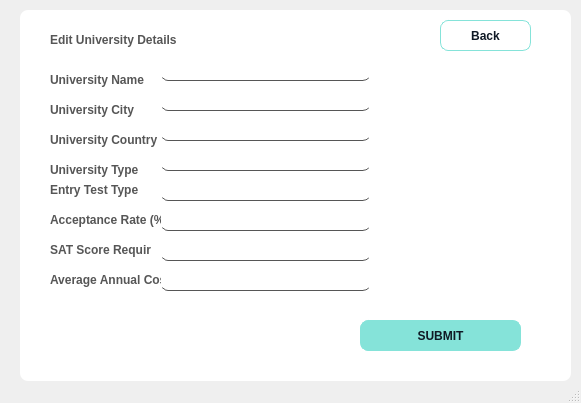
<?xml version="1.0" encoding="UTF-8"?>
<ui version="4.0">
 <class>MainWindow</class>
 <widget class="QMainWindow" name="MainWindow">
  <property name="geometry">
   <rect>
    <x>0</x>
    <y>0</y>
    <width>581</width>
    <height>403</height>
   </rect>
  </property>
  <property name="windowTitle">
   <string>Edit University Details</string>
  </property>
  <property name="styleSheet">
   <string notr="true">QMainWindow {
	
	border-image: url(GUI_Elements/bg image.png);
}
QLabel {
  color: #464d55;
  font-weight: 600;
}
QLabel#heading {
  color: #0f1925;
  font-size: 18px;
  margin-bottom: 10px;
}

QLabel#subheading {
  color: #0f1925;
  font-size: 12px;
  font-weight: normal;
  margin-bottom: 10px;
}
QLineEdit {
  background: transparent;
  color: rgb(86, 86, 86);
  border-bottom: 1px solid rgb(86, 86, 86);
}

QPushButton {
  background-color: #85E3D9;
  color: #0f1925;
  font-weight: 600;
  border-radius: 8px;
  border: 1px solid #85E3D9;
  padding: 5px 15px;
  margin-top: 10px;
  outline: 0px;
}
QPushButton:hover,
QPushButton:focus {
  background-color: #85E3D9;
  border: 3px solid #85E3D9;
}
</string>
  </property>
  <widget class="QWidget" name="centralwidget">
   <widget class="QFrame" name="frame">
    <property name="geometry">
     <rect>
      <x>20</x>
      <y>10</y>
      <width>551</width>
      <height>371</height>
     </rect>
    </property>
    <property name="styleSheet">
     <string notr="true">background-color: rgb(255, 255, 255);
border-radius: 8px;</string>
    </property>
    <property name="frameShape">
     <enum>QFrame::StyledPanel</enum>
    </property>
    <property name="frameShadow">
     <enum>QFrame::Raised</enum>
    </property>
    <widget class="QLabel" name="label_3">
     <property name="geometry">
      <rect>
       <x>30</x>
       <y>20</y>
       <width>261</width>
       <height>20</height>
      </rect>
     </property>
     <property name="styleSheet">
      <string notr="true">font: 75 16pt &quot;MS Shell Dlg 2&quot;;

color: rgb(86, 86, 86);</string>
     </property>
     <property name="text">
      <string>Edit University Details</string>
     </property>
    </widget>
    <widget class="QLineEdit" name="UniName">
     <property name="enabled">
      <bool>true</bool>
     </property>
     <property name="geometry">
      <rect>
       <x>140</x>
       <y>50</y>
       <width>211</width>
       <height>21</height>
      </rect>
     </property>
     <property name="styleSheet">
      <string notr="true">background:transparent;</string>
     </property>
     <property name="text">
      <string/>
     </property>
     <property name="placeholderText">
      <string/>
     </property>
    </widget>
    <widget class="QLabel" name="label_4">
     <property name="geometry">
      <rect>
       <x>30</x>
       <y>60</y>
       <width>101</width>
       <height>20</height>
      </rect>
     </property>
     <property name="styleSheet">
      <string notr="true">font: 75 8pt &quot;MS Shell Dlg 2&quot;;
color: rgb(86, 86, 86);</string>
     </property>
     <property name="text">
      <string>University Name</string>
     </property>
    </widget>
    <widget class="QLabel" name="label_5">
     <property name="geometry">
      <rect>
       <x>30</x>
       <y>90</y>
       <width>101</width>
       <height>20</height>
      </rect>
     </property>
     <property name="styleSheet">
      <string notr="true">font: 75 8pt &quot;MS Shell Dlg 2&quot;;
color: rgb(86, 86, 86);</string>
     </property>
     <property name="text">
      <string>University City</string>
     </property>
    </widget>
    <widget class="QLineEdit" name="UniCity">
     <property name="enabled">
      <bool>true</bool>
     </property>
     <property name="geometry">
      <rect>
       <x>140</x>
       <y>80</y>
       <width>211</width>
       <height>21</height>
      </rect>
     </property>
     <property name="styleSheet">
      <string notr="true">background:transparent;</string>
     </property>
     <property name="text">
      <string/>
     </property>
     <property name="placeholderText">
      <string/>
     </property>
    </widget>
    <widget class="QLabel" name="label_6">
     <property name="geometry">
      <rect>
       <x>30</x>
       <y>120</y>
       <width>111</width>
       <height>20</height>
      </rect>
     </property>
     <property name="styleSheet">
      <string notr="true">font: 75 8pt &quot;MS Shell Dlg 2&quot;;
color: rgb(86, 86, 86);</string>
     </property>
     <property name="text">
      <string>University Country</string>
     </property>
    </widget>
    <widget class="QLabel" name="label_7">
     <property name="geometry">
      <rect>
       <x>30</x>
       <y>150</y>
       <width>121</width>
       <height>20</height>
      </rect>
     </property>
     <property name="styleSheet">
      <string notr="true">font: 75 8pt &quot;MS Shell Dlg 2&quot;;
color: rgb(86, 86, 86);</string>
     </property>
     <property name="text">
      <string>University Type</string>
     </property>
    </widget>
    <widget class="QLabel" name="label_8">
     <property name="geometry">
      <rect>
       <x>30</x>
       <y>170</y>
       <width>101</width>
       <height>20</height>
      </rect>
     </property>
     <property name="styleSheet">
      <string notr="true">font: 75 8pt &quot;MS Shell Dlg 2&quot;;
color: rgb(86, 86, 86);</string>
     </property>
     <property name="text">
      <string>Entry Test Type</string>
     </property>
    </widget>
    <widget class="QLabel" name="label_9">
     <property name="geometry">
      <rect>
       <x>30</x>
       <y>200</y>
       <width>111</width>
       <height>20</height>
      </rect>
     </property>
     <property name="styleSheet">
      <string notr="true">font: 75 8pt &quot;MS Shell Dlg 2&quot;;
color: rgb(86, 86, 86);</string>
     </property>
     <property name="text">
      <string>Acceptance Rate (%)</string>
     </property>
    </widget>
    <widget class="QLabel" name="label_12">
     <property name="geometry">
      <rect>
       <x>30</x>
       <y>230</y>
       <width>101</width>
       <height>20</height>
      </rect>
     </property>
     <property name="styleSheet">
      <string notr="true">font: 75 8pt &quot;MS Shell Dlg 2&quot;;
color: rgb(86, 86, 86);</string>
     </property>
     <property name="text">
      <string>SAT Score Required</string>
     </property>
    </widget>
    <widget class="QLineEdit" name="UniCountry">
     <property name="enabled">
      <bool>true</bool>
     </property>
     <property name="geometry">
      <rect>
       <x>140</x>
       <y>110</y>
       <width>211</width>
       <height>21</height>
      </rect>
     </property>
     <property name="styleSheet">
      <string notr="true">background:transparent;</string>
     </property>
     <property name="text">
      <string/>
     </property>
     <property name="placeholderText">
      <string/>
     </property>
    </widget>
    <widget class="QLabel" name="label_10">
     <property name="geometry">
      <rect>
       <x>30</x>
       <y>260</y>
       <width>111</width>
       <height>20</height>
      </rect>
     </property>
     <property name="styleSheet">
      <string notr="true">font: 75 8pt &quot;MS Shell Dlg 2&quot;;
color: rgb(86, 86, 86);</string>
     </property>
     <property name="text">
      <string>Average Annual Cost</string>
     </property>
    </widget>
    <widget class="QLineEdit" name="UniType">
     <property name="enabled">
      <bool>true</bool>
     </property>
     <property name="geometry">
      <rect>
       <x>140</x>
       <y>140</y>
       <width>211</width>
       <height>21</height>
      </rect>
     </property>
     <property name="styleSheet">
      <string notr="true">background:transparent;</string>
     </property>
     <property name="text">
      <string/>
     </property>
     <property name="placeholderText">
      <string/>
     </property>
    </widget>
    <widget class="QLineEdit" name="UniTest">
     <property name="enabled">
      <bool>true</bool>
     </property>
     <property name="geometry">
      <rect>
       <x>140</x>
       <y>170</y>
       <width>211</width>
       <height>21</height>
      </rect>
     </property>
     <property name="styleSheet">
      <string notr="true">background:transparent;</string>
     </property>
     <property name="text">
      <string/>
     </property>
     <property name="placeholderText">
      <string/>
     </property>
    </widget>
    <widget class="QLineEdit" name="UniRate">
     <property name="enabled">
      <bool>true</bool>
     </property>
     <property name="geometry">
      <rect>
       <x>140</x>
       <y>200</y>
       <width>211</width>
       <height>21</height>
      </rect>
     </property>
     <property name="styleSheet">
      <string notr="true">background:transparent;</string>
     </property>
     <property name="text">
      <string/>
     </property>
     <property name="placeholderText">
      <string/>
     </property>
    </widget>
    <widget class="QLineEdit" name="UniSAT">
     <property name="enabled">
      <bool>true</bool>
     </property>
     <property name="geometry">
      <rect>
       <x>140</x>
       <y>230</y>
       <width>211</width>
       <height>21</height>
      </rect>
     </property>
     <property name="styleSheet">
      <string notr="true">background:transparent;</string>
     </property>
     <property name="text">
      <string/>
     </property>
     <property name="placeholderText">
      <string/>
     </property>
    </widget>
    <widget class="QLineEdit" name="UniAvgCost">
     <property name="enabled">
      <bool>true</bool>
     </property>
     <property name="geometry">
      <rect>
       <x>140</x>
       <y>260</y>
       <width>211</width>
       <height>21</height>
      </rect>
     </property>
     <property name="styleSheet">
      <string notr="true">background:transparent;</string>
     </property>
     <property name="text">
      <string/>
     </property>
     <property name="placeholderText">
      <string/>
     </property>
    </widget>
    <widget class="QPushButton" name="backbutton">
     <property name="geometry">
      <rect>
       <x>420</x>
       <y>0</y>
       <width>91</width>
       <height>41</height>
      </rect>
     </property>
     <property name="styleSheet">
      <string notr="true">QPushButton:hover,
QPushButton:focus {
	
  color: rgb(255, 255, 255);
  background-color: #85E3D9;
  border: 3px solid #85E3D9;
}</string>
     </property>
     <property name="text">
      <string>Back</string>
     </property>
    </widget>
   </widget>
   <widget class="QLabel" name="label_2">
    <property name="geometry">
     <rect>
      <x>460</x>
      <y>150</y>
      <width>351</width>
      <height>291</height>
     </rect>
    </property>
    <property name="styleSheet">
     <string notr="true">image: url(GUI_Elements/2.png);</string>
    </property>
    <property name="text">
     <string/>
    </property>
   </widget>
   <widget class="QPushButton" name="pushButton_2">
    <property name="geometry">
     <rect>
      <x>360</x>
      <y>310</y>
      <width>161</width>
      <height>41</height>
     </rect>
    </property>
    <property name="styleSheet">
     <string notr="true">QPushButton:hover,
QPushButton:focus {
	
  color: rgb(255, 255, 255);
  background-color: #85E3D9;
  border: 3px solid #85E3D9;
}</string>
    </property>
    <property name="text">
     <string>SUBMIT</string>
    </property>
   </widget>
  </widget>
  <widget class="QMenuBar" name="menubar">
   <property name="geometry">
    <rect>
     <x>0</x>
     <y>0</y>
     <width>581</width>
     <height>18</height>
    </rect>
   </property>
  </widget>
  <widget class="QStatusBar" name="statusbar"/>
 </widget>
 <resources>
  <include location="GUI Elements/AddUni.qrc"/>
 </resources>
 <connections/>
</ui>
